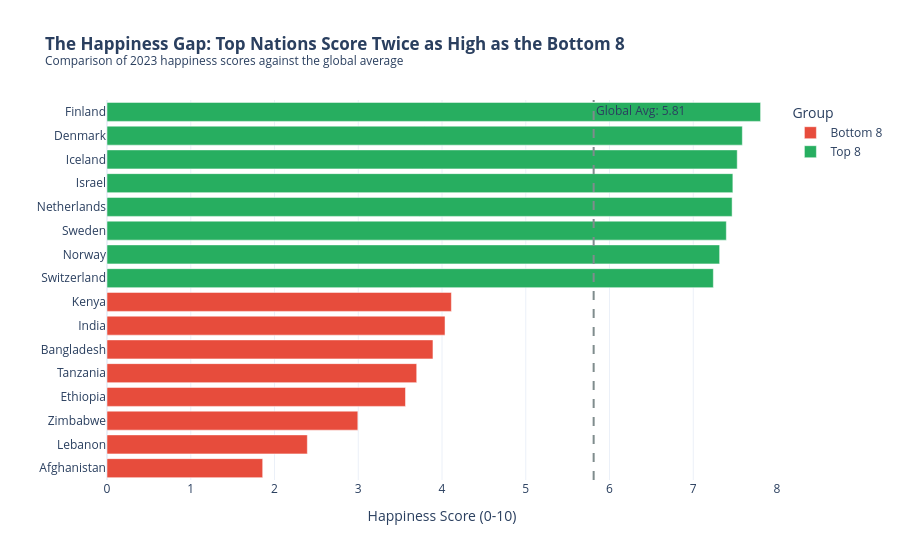

The notebook cell this image was saved under:
### Markdown cell above
---
## Task 2 — Bottom vs. Top: A Contrast Story

**What to build:** A bar chart that highlights the **gap between the happiest and least happy countries**, focusing on a specific insight.

**Requirements:**
- Show the **top 8 AND bottom 8 countries** together (16 bars total)
- Use **colour** to distinguish the two groups (not Plotly's default rainbow)
- Add a **visual separator or annotation** that emphasises the gap
- Insight title that tells the story of the gap

**Hint:** Use `pd.concat([df.nlargest(8,'Happiness_Score'), df.nsmallest(8,'Happiness_Score')])` to get both groups.

**Stretch goal:** Add a vertical reference line showing the global average.

### Code cell
# Task 2: Top 8 vs. Bottom 8 contrast
# ------------------------------------

top8 = df.nlargest(8, 'Happiness_Score').copy()
top8['Group'] = 'Top 8'
bottom8 = df.nsmallest(8, 'Happiness_Score').copy()
bottom8['Group'] = 'Bottom 8'

combined = pd.concat([bottom8, top8]).sort_values('Happiness_Score')
global_avg = df['Happiness_Score'].mean()
print(f"Global average: {global_avg:.2f}")

import plotly.express as px

fig = px.bar(combined, 
             x='Happiness_Score', 
             y='Country', 
             color='Group', 
             orientation='h',
             color_discrete_map={'Top 8': "#ae27a7", 'Bottom 8': "#5a1912"},
             title="<b>The Happiness Gap: Top Nations Score Twice as High as the Bottom 8</b><br><sup>Comparison of 2023 happiness scores against the global average</sup>",
             template='plotly_white')

fig.add_vline(x=global_avg, 
              line_dash="dash", 
              line_color="#7f8c8d", 
              annotation_text=f"Global Avg: {global_avg:.2f}", 
              annotation_position="top right")


fig.update_layout(
    title=dict(
        x=0.5,
        xanchor='center',
        font=dict(size=20, color='#2c3e50')
    ),
    xaxis_title="Happiness Score (0-10)",
    yaxis_title="",
    showlegend=True,
    xaxis=dict(range=[0, 8])
)

fig.show()

### Figure 1 — Plotly figure (JSON) as saved in the notebook; plotly's stock layout.template omitted (floating-point values rounded to 4 significant figures)
{"data": [{"alignmentgroup": "True", "hovertemplate": "Group=Bottom 8<br>Happiness_Score=%{x}<br>Country=%{y}<extra></extra>", "legendgroup": "Bottom 8", "marker": {"color": "#e74c3c", "pattern": {"shape": ""}}, "name": "Bottom 8", "offsetgroup": "Bottom 8", "orientation": "h", "showlegend": true, "textposition": "auto", "type": "bar", "x": [1.859, 2.392, 2.995, 3.564, 3.698, 3.892, 4.036, 4.112], "xaxis": "x", "y": ["Afghanistan", "Lebanon", "Zimbabwe", "Ethiopia", "Tanzania", "Bangladesh", "India", "Kenya"], "yaxis": "y"}, {"alignmentgroup": "True", "hovertemplate": "Group=Top 8<br>Happiness_Score=%{x}<br>Country=%{y}<extra></extra>", "legendgroup": "Top 8", "marker": {"color": "#27ae60", "pattern": {"shape": ""}}, "name": "Top 8", "offsetgroup": "Top 8", "orientation": "h", "showlegend": true, "textposition": "auto", "type": "bar", "x": [7.24, 7.315, 7.395, 7.464, 7.473, 7.525, 7.586, 7.804], "xaxis": "x", "y": ["Switzerland", "Norway", "Sweden", "Netherlands", "Israel", "Iceland", "Denmark", "Finland"], "yaxis": "y"}], "layout": {"annotations": [{"showarrow": false, "text": "Global Avg: 5.81", "x": 5.811, "xanchor": "left", "xref": "x", "y": 1, "yanchor": "top", "yref": "y domain"}], "barmode": "relative", "legend": {"title": {"text": "Group"}, "tracegroupgap": 0}, "shapes": [{"line": {"color": "#7f8c8d", "dash": "dash"}, "type": "line", "x0": 5.811, "x1": 5.811, "xref": "x", "y0": 0, "y1": 1, "yref": "y domain"}], "showlegend": true, "title": {"text": "<b>The Happiness Gap: Top Nations Score Twice as High as the Bottom 8</b><br><sup>Comparison of 2023 happiness scores against the global average</sup>"}, "xaxis": {"anchor": "y", "domain": [0, 1], "range": [0, 8], "title": {"text": "Happiness Score (0-10)"}}, "yaxis": {"anchor": "x", "domain": [0, 1], "title": {"text": ""}}}}
